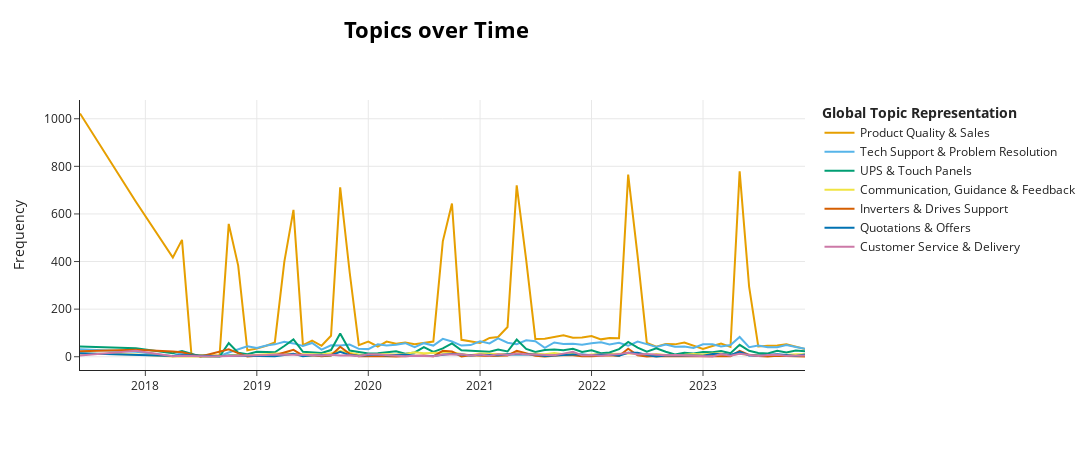

Source (notebook cell):
### Code cell
topics_over_time = topic_model_merged.topics_over_time(docs, df['year_month'])#, nr_bins=20)
fig = topic_model_merged.visualize_topics_over_time(topics_over_time, custom_labels=True)
save_graph_html(fig, "../data/graphs/Clustering/topic_in_time", "new_topic_merged_time_by_months")
fig
